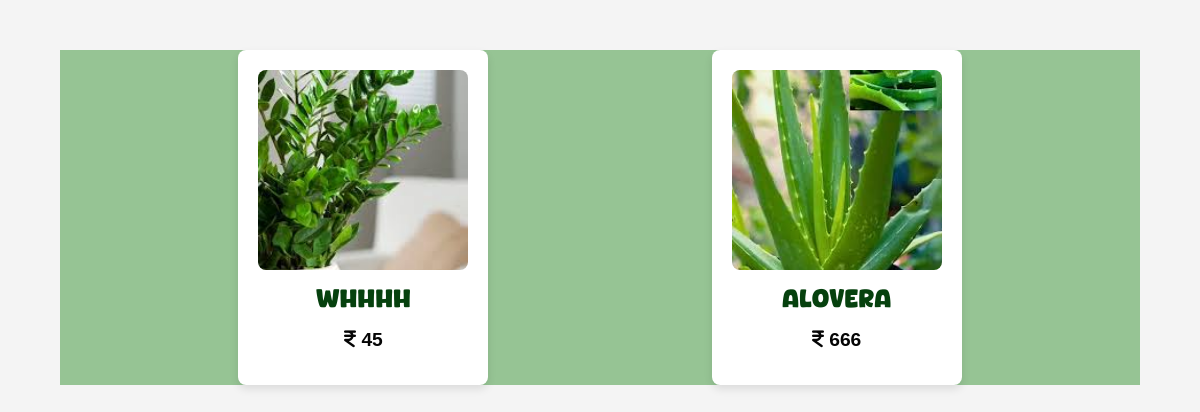
Screenshot of /products/2 (signed in) with the database file from the repository.
### app/models.py (models this page shows, shortened)
class Plants(models.Model):
    p_id=models.TextField()
    name=models.TextField()
    p_catg=models.TextField()
    p_dis=models.TextField()
    price=models.IntegerField()
    offer_price=models.IntegerField()
    img=models.FileField()
    img2=models.FileField()
    stock=models.IntegerField()
    catg=models.ForeignKey(Category,on_delete=models.CASCADE)
    mcatg=models.ForeignKey(Main_cat,on_delete=models.CASCADE)

### app/views.py (the view)
# urls.py: path('products/<pid>',views.products),
def products(req,pid):
    if 'user' in req.session:
        data=Plants.objects.filter(catg=pid)
        c_data=Category.objects.all()
        return render(req,'user/products.html',{'data':data,'c_data':c_data})
    else:
        return redirect(m_login)

### templates/user/products.html (shortened to what this page needs)
<!DOCTYPE html>
<html lang="en">
<head>
    {% load static %}
    <link rel="stylesheet" href="https://cdnjs.cloudflare.com/ajax/libs/font-awesome/6.6.0/css/all.min.css">
    <link href="https://cdn.jsdelivr.net/npm/bootstrap@5.3.3/dist/css/bootstrap.min.css" rel="stylesheet">
    <link rel="stylesheet" href="{% static 'css/style.css'%}">
  </head>
<body>
    <div class="container" style="margin-top: 50px; background-color: #469c448a; height: auto;" >
        <div class="container">
          {% if data %}
              <div class="plant-list">
                  {% for plant in data %}
                  <a href="../view_pro/{{plant.pk}}" class="linkplant">
                      <div class="plant-item">
                          <img src="{{ plant.img.url }}" alt="{{ plant.name }}">
                          <div class="plant-name">{{ plant.name }}</div>
                          <div class="plant-offer-price"><i class="fa-solid fa-indian-rupee-sign"></i> {{ plant.offer_price }}</div>
                      </div>
                    </a>
                  {% endfor %}
              </div>
          {% else %}
              <p class="no-plants">No plants found in this category.</p>
          {% endif %}
      </div>
      </div>
</body>
</html>

### static/css/style.css (style rules this page uses)
body { background-color: #f4f4f4; }

### templates/user/products.html (style rules this page uses)
body { font-family: Arial, sans-serif; margin: 0; padding: 0; background-color: #f4f4f4; color: #333; }
.container { width: 90%; max-width: 1200px; margin: 20px auto; }
.plant-list { display: flex; flex-wrap: wrap; gap: 20px; justify-content: space-around; }
.plant-item { background-color: white; padding: 20px; border-radius: 8px; box-shadow: 0 4px 8px rgba(0, 0, 0, 0.1); width: 250px; text-align: center; transition: transform 0.3s ease-in-out; }
.plant-item img { width: 100%; height: 200px; object-fit: cover; border-radius: 8px; }
.plant-name { font-family: myfnt; font-size: 1.5em; margin: 10px 0; color: #06410e; }
.plant-price, .plant-offer-price { font-size: 1.2em; font-weight: bold; margin: 10px 0; }
.plant-offer-price { color: #050505; }
.linkplant { text-decoration: none; color: black; }

### rows the page displays
Plants: img (picture), name "whhhh", offer_price "45"
Plants: img (picture), name "Alovera", offer_price "666"
